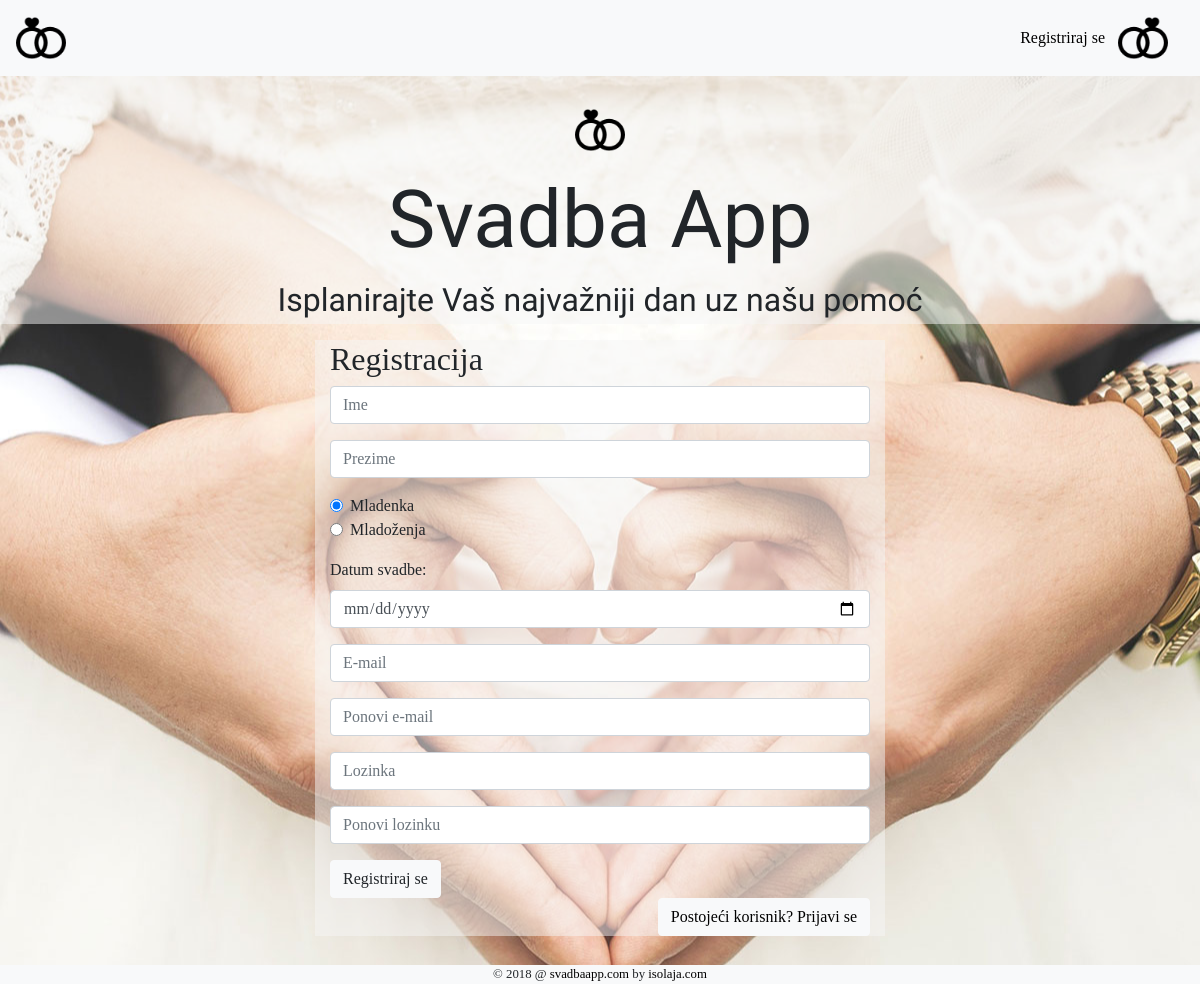
The page /index.php?task=signUpUser on the database its author committed.
### tables this page shows
CREATE TABLE `gender` (
  `ID` int(11) NOT NULL,
  `TITLE` varchar(10) NOT NULL
);

### index.php (called while the page is built, shortened)
<?php
include_once "head.php";
include_once "nav.php";
include_once "controller.php";
require_once "footer.php";
?>

### repository/gender.php (the view, shortened to what this page needs)
<?php
class ShowGender {
    public static function insertToModel() {
        $conn = Db::getDbConnection();
        $query = $conn->prepare("SELECT * FROM gender");
        $query->execute();
        $result = $query->fetchAll(PDO::FETCH_ASSOC);
        $allGenders = [];
        foreach ($result as $gender) {
            $newGender = new Gender();
            $newGender->id = $gender['ID'];
            $newGender->title = $gender['TITLE'];
            array_push($allGenders, $newGender);
        }
        return $allGenders;
    }
    public static function Draw() {
        foreach(self::insertToModel() as $gender) {
            echo    "<div class='form-check'>
                    <input id='gender' class='form-check-input' name='gender' value='$gender->id' type='radio'";
            if($gender->id == 1){
            echo    "checked>";
            } else {
            echo    ">";
            }
            echo    "<label class='form-check-label' for='$gender->title'>$gender->title</label>
                    </div>";
        }
    }
}
?>

### CSS/style.css (style rules this page uses)
body { background-image: url("../img/background-index.jpeg"); background-repeat: no-repeat; background-attachment: fixed; background-position: center; background-color: whitesmoke; font-family: 'Slabo 27px', serif; }

### rows shown on the page
gender: ID "☑", TITLE "Mladenka"
gender: TITLE "Mladoženja"

### other values the page prints
$fromYear "2018"
